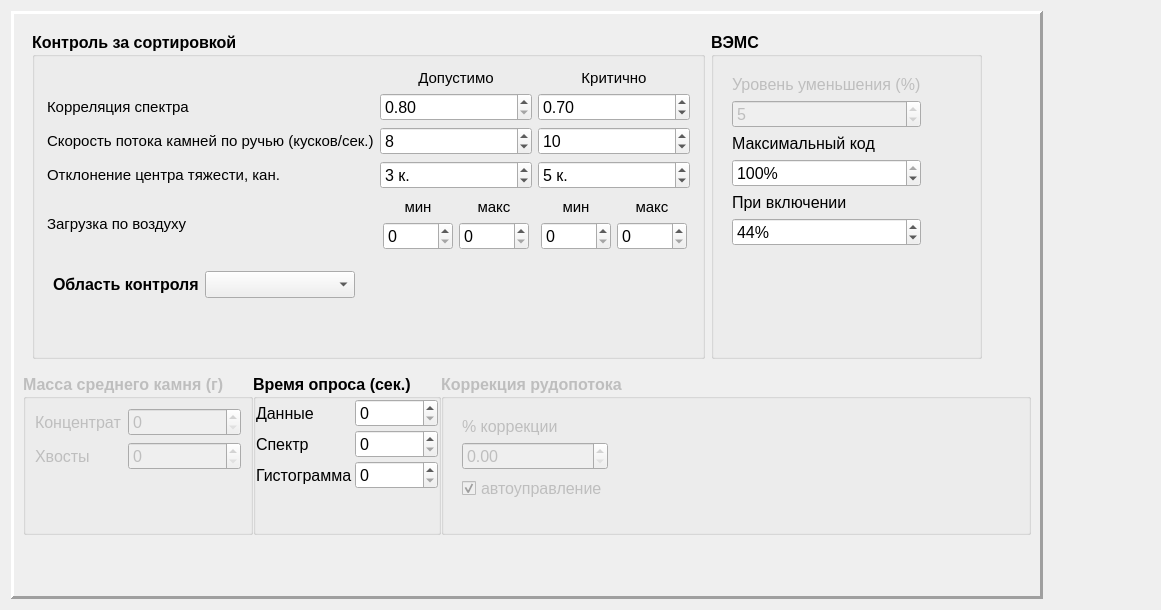
<?xml version="1.0" encoding="UTF-8"?>
<ui version="4.0">
 <class>SPRSettingsControlWidget2</class>
 <widget class="QWidget" name="SPRSettingsControlWidget2">
  <property name="geometry">
   <rect>
    <x>0</x>
    <y>0</y>
    <width>1161</width>
    <height>610</height>
   </rect>
  </property>
  <property name="sizePolicy">
   <sizepolicy hsizetype="Minimum" vsizetype="Minimum">
    <horstretch>0</horstretch>
    <verstretch>0</verstretch>
   </sizepolicy>
  </property>
  <property name="font">
   <font>
    <family>Tahoma</family>
    <pointsize>12</pointsize>
   </font>
  </property>
  <property name="windowTitle">
   <string>Form</string>
  </property>
  <layout class="QHBoxLayout" name="horizontalLayout_4">
   <item>
    <widget class="QFrame" name="frame">
     <property name="frameShape">
      <enum>QFrame::Panel</enum>
     </property>
     <property name="frameShadow">
      <enum>QFrame::Raised</enum>
     </property>
     <property name="lineWidth">
      <number>3</number>
     </property>
     <layout class="QVBoxLayout" name="verticalLayout_2">
      <item>
       <widget class="QWidget" name="widget_3" native="true">
        <layout class="QHBoxLayout" name="horizontalLayout_3">
         <item>
          <widget class="QGroupBox" name="groupBox">
           <property name="sizePolicy">
            <sizepolicy hsizetype="Minimum" vsizetype="Minimum">
             <horstretch>0</horstretch>
             <verstretch>0</verstretch>
            </sizepolicy>
           </property>
           <property name="minimumSize">
            <size>
             <width>550</width>
             <height>280</height>
            </size>
           </property>
           <property name="font">
            <font>
             <weight>75</weight>
             <bold>true</bold>
            </font>
           </property>
           <property name="title">
            <string>Контроль за сортировкой</string>
           </property>
           <layout class="QVBoxLayout" name="verticalLayout" stretch="90,10,0">
            <item>
             <layout class="QGridLayout" name="gridLayout">
              <property name="leftMargin">
               <number>3</number>
              </property>
              <property name="topMargin">
               <number>3</number>
              </property>
              <property name="rightMargin">
               <number>3</number>
              </property>
              <property name="bottomMargin">
               <number>3</number>
              </property>
              <item row="4" column="1">
               <layout class="QGridLayout" name="gridLayout_2">
                <property name="leftMargin">
                 <number>3</number>
                </property>
                <property name="topMargin">
                 <number>3</number>
                </property>
                <property name="rightMargin">
                 <number>3</number>
                </property>
                <property name="bottomMargin">
                 <number>3</number>
                </property>
                <item row="1" column="1">
                 <widget class="QSpinBox" name="sbAirPermittMax">
                  <property name="font">
                   <font>
                    <weight>50</weight>
                    <bold>false</bold>
                   </font>
                  </property>
                  <property name="toolTip">
                   <string>&lt;html&gt;&lt;head/&gt;&lt;body&gt;&lt;p&gt;Максимально допустимое значение диапазона загрузки по воздуху&lt;/p&gt;&lt;/body&gt;&lt;/html&gt;</string>
                  </property>
                 </widget>
                </item>
                <item row="1" column="0">
                 <widget class="QSpinBox" name="sbAirPermittMin">
                  <property name="font">
                   <font>
                    <weight>50</weight>
                    <bold>false</bold>
                   </font>
                  </property>
                  <property name="toolTip">
                   <string>&lt;html&gt;&lt;head/&gt;&lt;body&gt;&lt;p&gt;Минимально допустимое значение диапазона загрузки по воздуху&lt;/p&gt;&lt;/body&gt;&lt;/html&gt;</string>
                  </property>
                 </widget>
                </item>
                <item row="0" column="1">
                 <widget class="QLabel" name="label_18">
                  <property name="font">
                   <font>
                    <pointsize>11</pointsize>
                    <weight>50</weight>
                    <bold>false</bold>
                   </font>
                  </property>
                  <property name="text">
                   <string>макс</string>
                  </property>
                  <property name="alignment">
                   <set>Qt::AlignCenter</set>
                  </property>
                 </widget>
                </item>
                <item row="0" column="0">
                 <widget class="QLabel" name="label_17">
                  <property name="font">
                   <font>
                    <pointsize>11</pointsize>
                    <weight>50</weight>
                    <bold>false</bold>
                   </font>
                  </property>
                  <property name="text">
                   <string>мин</string>
                  </property>
                  <property name="alignment">
                   <set>Qt::AlignCenter</set>
                  </property>
                 </widget>
                </item>
               </layout>
              </item>
              <item row="4" column="2">
               <layout class="QGridLayout" name="gridLayout_3">
                <property name="leftMargin">
                 <number>3</number>
                </property>
                <property name="topMargin">
                 <number>3</number>
                </property>
                <property name="rightMargin">
                 <number>3</number>
                </property>
                <property name="bottomMargin">
                 <number>3</number>
                </property>
                <item row="0" column="0">
                 <widget class="QLabel" name="label_19">
                  <property name="font">
                   <font>
                    <pointsize>11</pointsize>
                    <weight>50</weight>
                    <bold>false</bold>
                   </font>
                  </property>
                  <property name="text">
                   <string>мин</string>
                  </property>
                  <property name="alignment">
                   <set>Qt::AlignCenter</set>
                  </property>
                 </widget>
                </item>
                <item row="0" column="1">
                 <widget class="QLabel" name="label_20">
                  <property name="font">
                   <font>
                    <pointsize>11</pointsize>
                    <weight>50</weight>
                    <bold>false</bold>
                   </font>
                  </property>
                  <property name="text">
                   <string>макс</string>
                  </property>
                  <property name="alignment">
                   <set>Qt::AlignCenter</set>
                  </property>
                 </widget>
                </item>
                <item row="1" column="0">
                 <widget class="QSpinBox" name="sbAirCriticalMin">
                  <property name="font">
                   <font>
                    <weight>50</weight>
                    <bold>false</bold>
                   </font>
                  </property>
                  <property name="toolTip">
                   <string>&lt;html&gt;&lt;head/&gt;&lt;body&gt;&lt;p&gt;Минимально значение критичного диапазона загрузки по воздуху&lt;/p&gt;&lt;/body&gt;&lt;/html&gt;</string>
                  </property>
                 </widget>
                </item>
                <item row="1" column="1">
                 <widget class="QSpinBox" name="sbAirCriticalMax">
                  <property name="font">
                   <font>
                    <weight>50</weight>
                    <bold>false</bold>
                   </font>
                  </property>
                  <property name="toolTip">
                   <string>&lt;html&gt;&lt;head/&gt;&lt;body&gt;&lt;p&gt;Максимальное значение критичного диапазона загрузки по воздуху&lt;/p&gt;&lt;/body&gt;&lt;/html&gt;</string>
                  </property>
                 </widget>
                </item>
               </layout>
              </item>
              <item row="1" column="0">
               <widget class="QLabel" name="label_14">
                <property name="font">
                 <font>
                  <pointsize>11</pointsize>
                  <weight>50</weight>
                  <bold>false</bold>
                 </font>
                </property>
                <property name="text">
                 <string>Корреляция спектра</string>
                </property>
               </widget>
              </item>
              <item row="0" column="0">
               <widget class="QLabel" name="label_11">
                <property name="text">
                 <string/>
                </property>
               </widget>
              </item>
              <item row="0" column="1">
               <widget class="QLabel" name="label_12">
                <property name="font">
                 <font>
                  <pointsize>11</pointsize>
                  <weight>50</weight>
                  <bold>false</bold>
                 </font>
                </property>
                <property name="text">
                 <string>Допустимо</string>
                </property>
                <property name="alignment">
                 <set>Qt::AlignCenter</set>
                </property>
               </widget>
              </item>
              <item row="4" column="0">
               <widget class="QLabel" name="label_16">
                <property name="font">
                 <font>
                  <pointsize>11</pointsize>
                  <weight>50</weight>
                  <bold>false</bold>
                 </font>
                </property>
                <property name="text">
                 <string>Загрузка по воздуху</string>
                </property>
               </widget>
              </item>
              <item row="2" column="0">
               <widget class="QLabel" name="label_15">
                <property name="font">
                 <font>
                  <pointsize>11</pointsize>
                  <weight>50</weight>
                  <bold>false</bold>
                 </font>
                </property>
                <property name="text">
                 <string>Скорость потока камней по ручью (кусков/сек.)</string>
                </property>
               </widget>
              </item>
              <item row="1" column="1">
               <widget class="QDoubleSpinBox" name="sbCorrelPermitt">
                <property name="font">
                 <font>
                  <weight>50</weight>
                  <bold>false</bold>
                 </font>
                </property>
                <property name="toolTip">
                 <string>&lt;html&gt;&lt;head/&gt;&lt;body&gt;&lt;p&gt;Допустимое значение корреляции (0..1)&lt;/p&gt;&lt;p&gt;&lt;br/&gt;&lt;/p&gt;&lt;/body&gt;&lt;/html&gt;</string>
                </property>
                <property name="minimum">
                 <double>0.800000000000000</double>
                </property>
                <property name="maximum">
                 <double>1.000000000000000</double>
                </property>
                <property name="singleStep">
                 <double>0.010000000000000</double>
                </property>
               </widget>
              </item>
              <item row="1" column="2">
               <widget class="QDoubleSpinBox" name="sbCorrelCritical">
                <property name="font">
                 <font>
                  <weight>50</weight>
                  <bold>false</bold>
                 </font>
                </property>
                <property name="toolTip">
                 <string>&lt;html&gt;&lt;head/&gt;&lt;body&gt;&lt;p&gt;Критичное значение корреляции (0..1)&lt;/p&gt;&lt;p&gt;&lt;br/&gt;&lt;/p&gt;&lt;/body&gt;&lt;/html&gt;</string>
                </property>
                <property name="maximum">
                 <double>1.000000000000000</double>
                </property>
                <property name="singleStep">
                 <double>0.010000000000000</double>
                </property>
                <property name="value">
                 <double>0.700000000000000</double>
                </property>
               </widget>
              </item>
              <item row="2" column="1">
               <widget class="QSpinBox" name="sbSpeedStonePermitt">
                <property name="font">
                 <font>
                  <weight>50</weight>
                  <bold>false</bold>
                 </font>
                </property>
                <property name="toolTip">
                 <string>&lt;html&gt;&lt;head/&gt;&lt;body&gt;&lt;p&gt;Допустимая скорость потока камней по ручью&lt;/p&gt;&lt;/body&gt;&lt;/html&gt;</string>
                </property>
                <property name="maximum">
                 <number>10</number>
                </property>
                <property name="value">
                 <number>8</number>
                </property>
               </widget>
              </item>
              <item row="2" column="2">
               <widget class="QSpinBox" name="sbSpeedStoneCrytical">
                <property name="font">
                 <font>
                  <weight>50</weight>
                  <bold>false</bold>
                 </font>
                </property>
                <property name="toolTip">
                 <string>&lt;html&gt;&lt;head/&gt;&lt;body&gt;&lt;p&gt;Критичная скорость потока камней по ручью&lt;/p&gt;&lt;/body&gt;&lt;/html&gt;</string>
                </property>
                <property name="maximum">
                 <number>15</number>
                </property>
                <property name="value">
                 <number>10</number>
                </property>
               </widget>
              </item>
              <item row="3" column="0">
               <widget class="QLabel" name="label_21">
                <property name="font">
                 <font>
                  <pointsize>11</pointsize>
                  <weight>50</weight>
                  <bold>false</bold>
                 </font>
                </property>
                <property name="text">
                 <string>Отклонение центра тяжести, кан.</string>
                </property>
               </widget>
              </item>
              <item row="3" column="1">
               <widget class="QSpinBox" name="sbCenterPowerPermitt">
                <property name="font">
                 <font>
                  <weight>50</weight>
                  <bold>false</bold>
                 </font>
                </property>
                <property name="toolTip">
                 <string>&lt;html&gt;&lt;head/&gt;&lt;body&gt;&lt;p&gt;Допустимое значение центра тяжести спектра&lt;/p&gt;&lt;/body&gt;&lt;/html&gt;</string>
                </property>
                <property name="suffix">
                 <string> к.</string>
                </property>
                <property name="minimum">
                 <number>0</number>
                </property>
                <property name="value">
                 <number>3</number>
                </property>
               </widget>
              </item>
              <item row="3" column="2">
               <widget class="QSpinBox" name="sbCenterPowerCritical">
                <property name="font">
                 <font>
                  <weight>50</weight>
                  <bold>false</bold>
                 </font>
                </property>
                <property name="toolTip">
                 <string>&lt;html&gt;&lt;head/&gt;&lt;body&gt;&lt;p&gt;Критичное значение центра тяжести спектра&lt;/p&gt;&lt;/body&gt;&lt;/html&gt;</string>
                </property>
                <property name="suffix">
                 <string> к.</string>
                </property>
                <property name="value">
                 <number>5</number>
                </property>
               </widget>
              </item>
              <item row="0" column="2">
               <widget class="QLabel" name="label_13">
                <property name="font">
                 <font>
                  <pointsize>11</pointsize>
                  <weight>50</weight>
                  <bold>false</bold>
                 </font>
                </property>
                <property name="text">
                 <string>Критично</string>
                </property>
                <property name="alignment">
                 <set>Qt::AlignCenter</set>
                </property>
               </widget>
              </item>
             </layout>
            </item>
            <item>
             <widget class="QWidget" name="widget" native="true">
              <layout class="QHBoxLayout" name="horizontalLayout">
               <item>
                <widget class="QLabel" name="label">
                 <property name="text">
                  <string>Область контроля</string>
                 </property>
                </widget>
               </item>
               <item>
                <widget class="QComboBox" name="cbControlArea">
                 <property name="minimumSize">
                  <size>
                   <width>150</width>
                   <height>0</height>
                  </size>
                 </property>
                 <property name="font">
                  <font>
                   <weight>50</weight>
                   <bold>false</bold>
                  </font>
                 </property>
                 <property name="toolTip">
                  <string>&lt;html&gt;&lt;head/&gt;&lt;body&gt;&lt;p&gt;Область спектра по которой ведется контроль корреляции&lt;/p&gt;&lt;/body&gt;&lt;/html&gt;</string>
                 </property>
                </widget>
               </item>
               <item>
                <spacer name="horizontalSpacer">
                 <property name="orientation">
                  <enum>Qt::Horizontal</enum>
                 </property>
                 <property name="sizeHint" stdset="0">
                  <size>
                   <width>329</width>
                   <height>20</height>
                  </size>
                 </property>
                </spacer>
               </item>
              </layout>
             </widget>
            </item>
            <item>
             <spacer name="verticalSpacer_5">
              <property name="orientation">
               <enum>Qt::Vertical</enum>
              </property>
              <property name="sizeHint" stdset="0">
               <size>
                <width>20</width>
                <height>40</height>
               </size>
              </property>
             </spacer>
            </item>
           </layout>
          </widget>
         </item>
         <item>
          <widget class="QGroupBox" name="groupBox_5">
           <property name="font">
            <font>
             <weight>75</weight>
             <bold>true</bold>
            </font>
           </property>
           <property name="title">
            <string>ВЭМС</string>
           </property>
           <layout class="QHBoxLayout" name="horizontalLayout_5">
            <item>
             <widget class="QWidget" name="widget_4" native="true">
              <layout class="QVBoxLayout" name="verticalLayout_3">
               <item>
                <widget class="QLabel" name="label_8">
                 <property name="enabled">
                  <bool>false</bool>
                 </property>
                 <property name="font">
                  <font>
                   <weight>50</weight>
                   <bold>false</bold>
                  </font>
                 </property>
                 <property name="text">
                  <string>Уровень уменьшения (%)</string>
                 </property>
                </widget>
               </item>
               <item>
                <widget class="QDoubleSpinBox" name="leVEMSLess">
                 <property name="enabled">
                  <bool>false</bool>
                 </property>
                 <property name="font">
                  <font>
                   <weight>50</weight>
                   <bold>false</bold>
                  </font>
                 </property>
                 <property name="decimals">
                  <number>0</number>
                 </property>
                 <property name="maximum">
                  <double>100.000000000000000</double>
                 </property>
                 <property name="value">
                  <double>5.000000000000000</double>
                 </property>
                </widget>
               </item>
               <item>
                <widget class="QLabel" name="label_9">
                 <property name="font">
                  <font>
                   <weight>50</weight>
                   <bold>false</bold>
                  </font>
                 </property>
                 <property name="text">
                  <string>Максимальный код</string>
                 </property>
                 <property name="wordWrap">
                  <bool>false</bool>
                 </property>
                </widget>
               </item>
               <item>
                <widget class="QDoubleSpinBox" name="leVEMSMaxCode">
                 <property name="font">
                  <font>
                   <weight>50</weight>
                   <bold>false</bold>
                  </font>
                 </property>
                 <property name="toolTip">
                  <string>&lt;html&gt;&lt;head/&gt;&lt;body&gt;&lt;p&gt;Максимальное значение мощности питателя&lt;/p&gt;&lt;/body&gt;&lt;/html&gt;</string>
                 </property>
                 <property name="suffix">
                  <string>%</string>
                 </property>
                 <property name="decimals">
                  <number>0</number>
                 </property>
                 <property name="maximum">
                  <double>100.000000000000000</double>
                 </property>
                 <property name="singleStep">
                  <double>1.000000000000000</double>
                 </property>
                 <property name="value">
                  <double>100.000000000000000</double>
                 </property>
                </widget>
               </item>
               <item>
                <widget class="QLabel" name="label_10">
                 <property name="font">
                  <font>
                   <weight>50</weight>
                   <bold>false</bold>
                  </font>
                 </property>
                 <property name="text">
                  <string>При включении</string>
                 </property>
                </widget>
               </item>
               <item>
                <widget class="QDoubleSpinBox" name="leVEMSBeginCode">
                 <property name="font">
                  <font>
                   <weight>50</weight>
                   <bold>false</bold>
                  </font>
                 </property>
                 <property name="toolTip">
                  <string>&lt;html&gt;&lt;head/&gt;&lt;body&gt;&lt;p&gt;Значение мощности питателя при включении&lt;/p&gt;&lt;/body&gt;&lt;/html&gt;</string>
                 </property>
                 <property name="suffix">
                  <string>%</string>
                 </property>
                 <property name="decimals">
                  <number>0</number>
                 </property>
                 <property name="minimum">
                  <double>1.000000000000000</double>
                 </property>
                 <property name="maximum">
                  <double>100.000000000000000</double>
                 </property>
                 <property name="value">
                  <double>44.000000000000000</double>
                 </property>
                </widget>
               </item>
               <item>
                <spacer name="verticalSpacer_6">
                 <property name="orientation">
                  <enum>Qt::Vertical</enum>
                 </property>
                 <property name="sizeHint" stdset="0">
                  <size>
                   <width>20</width>
                   <height>40</height>
                  </size>
                 </property>
                </spacer>
               </item>
              </layout>
             </widget>
            </item>
            <item>
             <spacer name="horizontalSpacer_4">
              <property name="orientation">
               <enum>Qt::Horizontal</enum>
              </property>
              <property name="sizeHint" stdset="0">
               <size>
                <width>40</width>
                <height>20</height>
               </size>
              </property>
             </spacer>
            </item>
           </layout>
          </widget>
         </item>
         <item>
          <spacer name="horizontalSpacer_3">
           <property name="orientation">
            <enum>Qt::Horizontal</enum>
           </property>
           <property name="sizeHint" stdset="0">
            <size>
             <width>40</width>
             <height>20</height>
            </size>
           </property>
          </spacer>
         </item>
        </layout>
       </widget>
      </item>
      <item>
       <widget class="QWidget" name="widget_2" native="true">
        <layout class="QHBoxLayout" name="horizontalLayout_2">
         <property name="spacing">
          <number>0</number>
         </property>
         <property name="leftMargin">
          <number>0</number>
         </property>
         <property name="topMargin">
          <number>0</number>
         </property>
         <property name="rightMargin">
          <number>0</number>
         </property>
         <property name="bottomMargin">
          <number>0</number>
         </property>
         <item>
          <widget class="QGroupBox" name="groupBox_2">
           <property name="enabled">
            <bool>false</bool>
           </property>
           <property name="font">
            <font>
             <weight>75</weight>
             <bold>true</bold>
            </font>
           </property>
           <property name="title">
            <string>Масса среднего камня (г)</string>
           </property>
           <layout class="QFormLayout" name="formLayout">
            <item row="0" column="0">
             <widget class="QLabel" name="label_2">
              <property name="font">
               <font>
                <weight>50</weight>
                <bold>false</bold>
               </font>
              </property>
              <property name="text">
               <string>Концентрат</string>
              </property>
             </widget>
            </item>
            <item row="0" column="1">
             <widget class="QSpinBox" name="leWeightAvgConcentrate">
              <property name="font">
               <font>
                <weight>50</weight>
                <bold>false</bold>
               </font>
              </property>
              <property name="maximum">
               <number>10000</number>
              </property>
             </widget>
            </item>
            <item row="1" column="0">
             <widget class="QLabel" name="label_3">
              <property name="font">
               <font>
                <weight>50</weight>
                <bold>false</bold>
               </font>
              </property>
              <property name="text">
               <string>Хвосты</string>
              </property>
             </widget>
            </item>
            <item row="1" column="1">
             <widget class="QSpinBox" name="leWeightAvgTail">
              <property name="font">
               <font>
                <weight>50</weight>
                <bold>false</bold>
               </font>
              </property>
              <property name="maximum">
               <number>10000</number>
              </property>
             </widget>
            </item>
            <item row="2" column="1">
             <spacer name="verticalSpacer">
              <property name="orientation">
               <enum>Qt::Vertical</enum>
              </property>
              <property name="sizeHint" stdset="0">
               <size>
                <width>20</width>
                <height>40</height>
               </size>
              </property>
             </spacer>
            </item>
           </layout>
          </widget>
         </item>
         <item>
          <widget class="QGroupBox" name="groupBox_3">
           <property name="font">
            <font>
             <weight>75</weight>
             <bold>true</bold>
            </font>
           </property>
           <property name="title">
            <string>Время опроса (сек.)</string>
           </property>
           <layout class="QFormLayout" name="formLayout_2">
            <property name="horizontalSpacing">
             <number>3</number>
            </property>
            <property name="verticalSpacing">
             <number>3</number>
            </property>
            <property name="leftMargin">
             <number>0</number>
            </property>
            <property name="topMargin">
             <number>0</number>
            </property>
            <property name="rightMargin">
             <number>0</number>
            </property>
            <property name="bottomMargin">
             <number>0</number>
            </property>
            <item row="0" column="0">
             <widget class="QLabel" name="label_4">
              <property name="font">
               <font>
                <weight>50</weight>
                <bold>false</bold>
               </font>
              </property>
              <property name="text">
               <string>Данные</string>
              </property>
             </widget>
            </item>
            <item row="0" column="1">
             <widget class="QSpinBox" name="leTimeMeassureData">
              <property name="font">
               <font>
                <weight>50</weight>
                <bold>false</bold>
               </font>
              </property>
              <property name="toolTip">
               <string>&lt;html&gt;&lt;head/&gt;&lt;body&gt;&lt;p&gt;Периодичность получения данных сортировки&lt;/p&gt;&lt;/body&gt;&lt;/html&gt;</string>
              </property>
              <property name="maximum">
               <number>60</number>
              </property>
             </widget>
            </item>
            <item row="2" column="0">
             <widget class="QLabel" name="label_5">
              <property name="font">
               <font>
                <weight>50</weight>
                <bold>false</bold>
               </font>
              </property>
              <property name="text">
               <string>Спектр</string>
              </property>
             </widget>
            </item>
            <item row="2" column="1">
             <widget class="QSpinBox" name="leTimeMeassureSpector">
              <property name="font">
               <font>
                <weight>50</weight>
                <bold>false</bold>
               </font>
              </property>
              <property name="toolTip">
               <string>&lt;html&gt;&lt;head/&gt;&lt;body&gt;&lt;p&gt;Периодичность получения контрольного спектра в режиме сортировки&lt;/p&gt;&lt;/body&gt;&lt;/html&gt;</string>
              </property>
              <property name="maximum">
               <number>60</number>
              </property>
             </widget>
            </item>
            <item row="3" column="1">
             <widget class="QSpinBox" name="leTimeMeassureHistorramm">
              <property name="font">
               <font>
                <weight>50</weight>
                <bold>false</bold>
               </font>
              </property>
              <property name="toolTip">
               <string>&lt;html&gt;&lt;head/&gt;&lt;body&gt;&lt;p&gt;Периодичность получения данных гистограммы контрольного параметра сортировки&lt;/p&gt;&lt;/body&gt;&lt;/html&gt;</string>
              </property>
              <property name="maximum">
               <number>60</number>
              </property>
             </widget>
            </item>
            <item row="3" column="0">
             <widget class="QLabel" name="label_6">
              <property name="font">
               <font>
                <weight>50</weight>
                <bold>false</bold>
               </font>
              </property>
              <property name="text">
               <string>Гистограмма</string>
              </property>
             </widget>
            </item>
            <item row="4" column="0">
             <spacer name="verticalSpacer_2">
              <property name="orientation">
               <enum>Qt::Vertical</enum>
              </property>
              <property name="sizeHint" stdset="0">
               <size>
                <width>20</width>
                <height>40</height>
               </size>
              </property>
             </spacer>
            </item>
           </layout>
          </widget>
         </item>
         <item>
          <widget class="QGroupBox" name="groupBox_4">
           <property name="enabled">
            <bool>false</bool>
           </property>
           <property name="font">
            <font>
             <weight>75</weight>
             <bold>true</bold>
            </font>
           </property>
           <property name="title">
            <string>Коррекция рудопотока</string>
           </property>
           <layout class="QHBoxLayout" name="horizontalLayout_6">
            <item>
             <widget class="QWidget" name="widget_5" native="true">
              <layout class="QVBoxLayout" name="verticalLayout_4">
               <item>
                <widget class="QLabel" name="label_7">
                 <property name="font">
                  <font>
                   <weight>50</weight>
                   <bold>false</bold>
                  </font>
                 </property>
                 <property name="text">
                  <string>% коррекции</string>
                 </property>
                </widget>
               </item>
               <item>
                <widget class="QDoubleSpinBox" name="leCorrectStream">
                 <property name="font">
                  <font>
                   <weight>50</weight>
                   <bold>false</bold>
                  </font>
                 </property>
                </widget>
               </item>
               <item>
                <widget class="QCheckBox" name="cbAutoControlStream">
                 <property name="font">
                  <font>
                   <weight>50</weight>
                   <bold>false</bold>
                  </font>
                 </property>
                 <property name="text">
                  <string>автоуправление</string>
                 </property>
                 <property name="checked">
                  <bool>true</bool>
                 </property>
                </widget>
               </item>
               <item>
                <spacer name="verticalSpacer_3">
                 <property name="orientation">
                  <enum>Qt::Vertical</enum>
                 </property>
                 <property name="sizeHint" stdset="0">
                  <size>
                   <width>20</width>
                   <height>0</height>
                  </size>
                 </property>
                </spacer>
               </item>
              </layout>
             </widget>
            </item>
            <item>
             <spacer name="horizontalSpacer_5">
              <property name="orientation">
               <enum>Qt::Horizontal</enum>
              </property>
              <property name="sizeHint" stdset="0">
               <size>
                <width>40</width>
                <height>20</height>
               </size>
              </property>
             </spacer>
            </item>
            <item>
             <spacer name="horizontalSpacer_6">
              <property name="orientation">
               <enum>Qt::Horizontal</enum>
              </property>
              <property name="sizeHint" stdset="0">
               <size>
                <width>40</width>
                <height>20</height>
               </size>
              </property>
             </spacer>
            </item>
           </layout>
          </widget>
         </item>
        </layout>
       </widget>
      </item>
      <item>
       <spacer name="verticalSpacer_4">
        <property name="orientation">
         <enum>Qt::Vertical</enum>
        </property>
        <property name="sizeHint" stdset="0">
         <size>
          <width>20</width>
          <height>40</height>
         </size>
        </property>
       </spacer>
      </item>
     </layout>
    </widget>
   </item>
   <item>
    <spacer name="horizontalSpacer_2">
     <property name="orientation">
      <enum>Qt::Horizontal</enum>
     </property>
     <property name="sizeHint" stdset="0">
      <size>
       <width>40</width>
       <height>20</height>
      </size>
     </property>
    </spacer>
   </item>
  </layout>
 </widget>
 <resources/>
 <connections/>
</ui>
